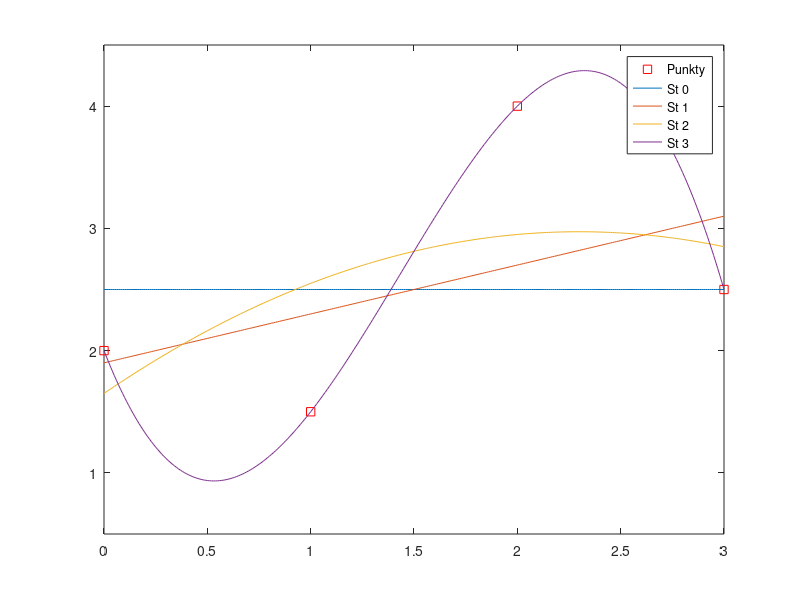

This figure's MATLAB source:
%Aproksymacja wielomianowa.

%Ustawianie punktów:
x=[0 1 2 3];
y=[2 1.5 4 2.5];
plot(x,y,'rs');
set(gca,'YLim',[0.5 4.5]);

%Obliczanie współczynników dla czterech stopni wielomianu:
p0=polyfit(x,y,0);
p1=polyfit(x,y,1);
p2=polyfit(x,y,2);
p3=polyfit(x,y,3);

%Oblicza wartość wielomianu:
xx=0:0.01:3;
yy0=polyval(p0,xx);
yy1=polyval(p1,xx);
yy2=polyval(p2,xx);
yy3=polyval(p3,xx);
hold on;
plot(xx,yy0,xx,yy1,xx,yy2,xx,yy3);
legend({'Punkty','St 0','St 1','St 2','St 3'});